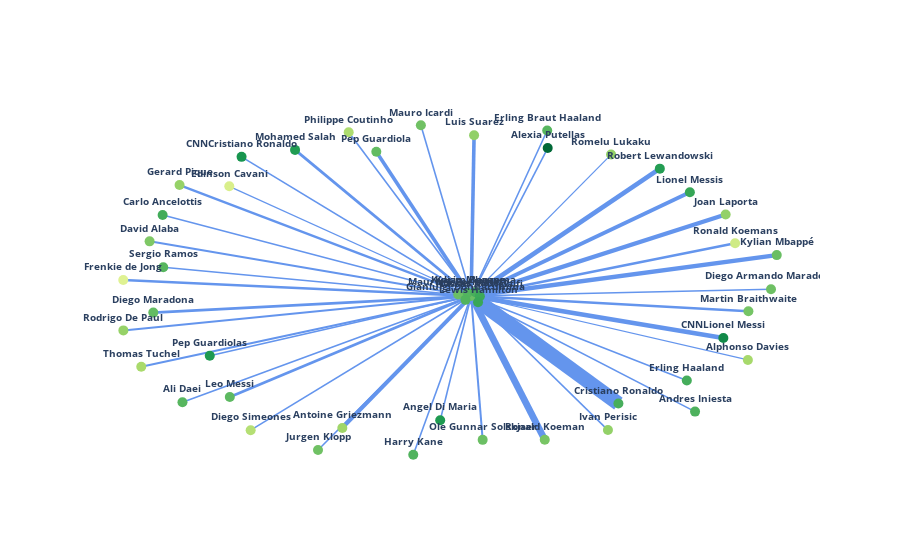

Notebook code for this chart:
### Code cell
def plot_top_related(person_name, df, top_n):
    
    def make_edge(x, y, text, width):
        return go.Scatter(x=x, y=y, line=dict(width=width, color='cornflowerblue'),
                          hoverinfo='text', text=([text]), mode='lines')

    # Filter and sort rows
    related_rows = df[(df['Name1'] == person_name) | (df['Name2'] == person_name)]
    top_related = related_rows.nlargest(top_n, 'Co-mentions')

    # Create graph
    newsmakers = nx.DiGraph()
    for _, row in top_related.iterrows():
        if row['Name1'] == person_name or row['Name2'] == person_name:
            newsmakers.add_edge(row['Name1'], row['Name2'], weight=row['Co-mentions'], sentiment=row['Average Sentiment'])

    # Calculate average sentiment
    sentiment_sum = {node: 0 for node in newsmakers.nodes()}
    sentiment_count = {node: 0 for node in newsmakers.nodes()}
    for (n1, n2, data) in newsmakers.edges(data=True):
        sentiment_sum[n1] += data['sentiment']
        sentiment_sum[n2] += data['sentiment']
        sentiment_count[n1] += 1
        sentiment_count[n2] += 1

    node_sentiment = {node: (sentiment_sum[node] / sentiment_count[node] if sentiment_count[node] > 0 else 0) for node in newsmakers.nodes()}

    # Map sentiment to color
    min_sentiment = min(node_sentiment.values())
    max_sentiment = max(node_sentiment.values())
    
    if min_sentiment > 0:
        min_sentiment = -1 * max_sentiment
    
    norm = mcolors.TwoSlopeNorm(vmin=min_sentiment, vcenter = 0, vmax=max_sentiment)
    node_color = [mcolors.to_hex(plt.cm.RdYlGn(norm(node_sentiment[node]))) for node in newsmakers.nodes()]

    # Position nodes
    pos = nx.spring_layout(newsmakers)

    # Create edge traces
    edge_trace = []
    for edge in newsmakers.edges():
        x0, y0 = pos[edge[0]]
        x1, y1 = pos[edge[1]]
        text = f'{edge[0]} -- {edge[1]}: Co-mentions: {newsmakers.edges()[edge]["weight"]}'
        trace = make_edge([x0, x1, None], [y0, y1, None], text, 0.2 * newsmakers.edges()[edge]['weight']**1)
        edge_trace.append(trace)

    # Create node trace
    node_trace = go.Scatter(x=[], y=[], text=[], textposition="top center", textfont_size=10, mode='markers+text',
                            hoverinfo='none', marker=dict(color=node_color, size=10))

    # Add node positions and labels
    for node, (x, y) in pos.items():
        node_trace['x'] += tuple([x])
        node_trace['y'] += tuple([y])
        node_trace['text'] += tuple(['<b>' + node + '</b>'])
        
    # Create color scale for the colorbar
    cmap = plt.cm.RdYlGn
    color_scale = [mcolors.to_hex(cmap(i)) for i in range(256)]
    color_scale = [color_scale[int(i * 255)] for i in norm([min_sentiment, 0, max_sentiment])]

    # Define layout
    layout = go.Layout(paper_bgcolor='rgba(0,0,0,0)', plot_bgcolor='rgba(0,0,0,0)')

    # Create figure and add traces
    fig = go.Figure(layout=layout)
    for trace in edge_trace:
        fig.add_trace(trace)
    fig.add_trace(node_trace)

    # Update layout settings
    fig.update_layout(showlegend=False, xaxis_showgrid=False, yaxis_showgrid=False, xaxis_zeroline=False, yaxis_zeroline=False)
    fig.update_xaxes(showticklabels=False)
    fig.update_yaxes(showticklabels=False)

    # Show figure
    fig.show()

# Example usage
plot_top_related('Lionel Messi', co_mentions_df_s, top_n=50)

### Figure 1 — Plotly figure (JSON) as saved in the notebook; plotly's stock layout.template omitted (floating-point values rounded to 4 significant figures)
{"data": [{"hoverinfo": "text", "line": {"color": "cornflowerblue", "width": 14.4}, "mode": "lines", "text": ["Lionel Messi -- Cristiano Ronaldo: Co-mentions: 72"], "type": "scatter", "x": [0.08885, 0.5279, null], "y": [-0.03134, -0.6751, null]}, {"hoverinfo": "text", "line": {"color": "cornflowerblue", "width": 4.6}, "mode": "lines", "text": ["Lionel Messi -- CNNLionel Messi: Co-mentions: 23"], "type": "scatter", "x": [0.08885, 0.8408, null], "y": [-0.03134, -0.2821, null]}, {"hoverinfo": "text", "line": {"color": "cornflowerblue", "width": 6.8}, "mode": "lines", "text": ["Lionel Messi -- Ronald Koeman: Co-mentions: 34"], "type": "scatter", "x": [0.08885, 0.3084, null], "y": [-0.03134, -0.8918, null]}, {"hoverinfo": "text", "line": {"color": "cornflowerblue", "width": 4.8}, "mode": "lines", "text": ["Lionel Messi -- Robert Lewandowski: Co-mentions: 24"], "type": "scatter", "x": [0.08885, 0.6514, null], "y": [-0.03134, 0.7314, null]}, {"hoverinfo": "text", "line": {"color": "cornflowerblue", "width": 4.4}, "mode": "lines", "text": ["Lionel Messi -- Kylian Mbappé: Co-mentions: 22"], "type": "scatter", "x": [0.08885, 1, null], "y": [-0.03134, 0.2137, null]}, {"hoverinfo": "text", "line": {"color": "cornflowerblue", "width": 4.4}, "mode": "lines", "text": ["Lionel Messi -- Joan Laporta: Co-mentions: 22"], "type": "scatter", "x": [0.08885, 0.8476, null], "y": [-0.03134, 0.4569, null]}, {"hoverinfo": "text", "line": {"color": "cornflowerblue", "width": 4}, "mode": "lines", "text": ["Lionel Messi -- Antoine Griezmann: Co-mentions: 20"], "type": "scatter", "x": [0.08885, -0.2951, null], "y": [-0.03134, -0.8208, null]}, {"hoverinfo": "text", "line": {"color": "cornflowerblue", "width": 4}, "mode": "lines", "text": ["Lionel Messi -- Lionel Messis: Co-mentions: 20"], "type": "scatter", "x": [0.08885, 0.741, null], "y": [-0.03134, 0.5898, null]}, {"hoverinfo": "text", "line": {"color": "cornflowerblue", "width": 3.6}, "mode": "lines", "text": ["Lionel Messi -- Luis Suarez: Co-mentions: 18"], "type": "scatter", "x": [0.08885, 0.09766, null], "y": [-0.03134, 0.9314, null]}, {"hoverinfo": "text", "line": {"color": "cornflowerblue", "width": 3.6}, "mode": "lines", "text": ["Lionel Messi -- Pep Guardiola: Co-mentions: 18"], "type": "scatter", "x": [0.08885, -0.1938, null], "y": [-0.03134, 0.8323, null]}, {"hoverinfo": "text", "line": {"color": "cornflowerblue", "width": 2.8}, "mode": "lines", "text": ["Lionel Messi -- Mohamed Salah: Co-mentions: 14"], "type": "scatter", "x": [0.08885, -0.4361, null], "y": [-0.03134, 0.8436, null]}, {"hoverinfo": "text", "line": {"color": "cornflowerblue", "width": 2.8}, "mode": "lines", "text": ["Lionel Messi -- Leo Messi: Co-mentions: 14"], "type": "scatter", "x": [0.08885, -0.6307, null], "y": [-0.03134, -0.6359, null]}, {"hoverinfo": "text", "line": {"color": "cornflowerblue", "width": 2.8}, "mode": "lines", "text": ["Lionel Messi -- Diego Maradona: Co-mentions: 14"], "type": "scatter", "x": [0.08885, -0.8587, null], "y": [-0.03134, -0.1304, null]}, {"hoverinfo": "text", "line": {"color": "cornflowerblue", "width": 1.6}, "mode": "lines", "text": ["Lionel Messi -- CNNCristiano Ronaldo: Co-mentions: 8"], "type": "scatter", "x": [0.08885, -0.5956, null], "y": [-0.03134, 0.8019, null]}, {"hoverinfo": "text", "line": {"color": "cornflowerblue", "width": 2.4}, "mode": "lines", "text": ["Lionel Messi -- Gerard Pique: Co-mentions: 12"], "type": "scatter", "x": [0.08885, -0.7804, null], "y": [-0.03134, 0.6334, null]}, {"hoverinfo": "text", "line": {"color": "cornflowerblue", "width": 2.4}, "mode": "lines", "text": ["Lionel Messi -- Ronald Koemans: Co-mentions: 12"], "type": "scatter", "x": [0.08885, 0.8758, null], "y": [-0.03134, 0.2846, null]}, {"hoverinfo": "text", "line": {"color": "cornflowerblue", "width": 2.4}, "mode": "lines", "text": ["Lionel Messi -- Frenkie de Jong: Co-mentions: 12"], "type": "scatter", "x": [0.08885, -0.9483, null], "y": [-0.03134, 0.0645, null]}, {"hoverinfo": "text", "line": {"color": "cornflowerblue", "width": 2.4}, "mode": "lines", "text": ["Lionel Messi -- Martin Braithwaite: Co-mentions: 12"], "type": "scatter", "x": [0.08885, 0.9155, null], "y": [-0.03134, -0.1225, null]}, {"hoverinfo": "text", "line": {"color": "cornflowerblue", "width": 2}, "mode": "lines", "text": ["Lionel Messi -- David Alaba: Co-mentions: 10"], "type": "scatter", "x": [0.08885, -0.8697, null], "y": [-0.03134, 0.296, null]}, {"hoverinfo": "text", "line": {"color": "cornflowerblue", "width": 2}, "mode": "lines", "text": ["Lionel Messi -- Thomas Tuchel: Co-mentions: 10"], "type": "scatter", "x": [0.08885, -0.8946, null], "y": [-0.03134, -0.455, null]}, {"hoverinfo": "text", "line": {"color": "cornflowerblue", "width": 2}, "mode": "lines", "text": ["Lionel Messi -- Ole Gunnar Solskjaer: Co-mentions: 10"], "type": "scatter", "x": [0.08885, 0.1233, null], "y": [-0.03134, -0.8922, null]}, {"hoverinfo": "text", "line": {"color": "cornflowerblue", "width": 2}, "mode": "lines", "text": ["Lionel Messi -- Rodrigo De Paul: Co-mentions: 10"], "type": "scatter", "x": [0.08885, -0.9479, null], "y": [-0.03134, -0.237, null]}, {"hoverinfo": "text", "line": {"color": "cornflowerblue", "width": 1.6}, "mode": "lines", "text": ["Lionel Messi -- Philippe Coutinho: Co-mentions: 8"], "type": "scatter", "x": [0.08885, -0.2762, null], "y": [-0.03134, 0.9492, null]}, {"hoverinfo": "text", "line": {"color": "cornflowerblue", "width": 1.6}, "mode": "lines", "text": ["Lionel Messi -- Ivan Perisic: Co-mentions: 8"], "type": "scatter", "x": [0.08885, 0.4967, null], "y": [-0.03134, -0.8337, null]}, {"hoverinfo": "text", "line": {"color": "cornflowerblue", "width": 1.6}, "mode": "lines", "text": ["Lionel Messi -- Erling Braut Haaland: Co-mentions: 8"], "type": "scatter", "x": [0.08885, 0.3156, null], "y": [-0.03134, 0.9597, null]}, {"hoverinfo": "text", "line": {"color": "cornflowerblue", "width": 1.6}, "mode": "lines", "text": ["Lionel Messi -- Erling Haaland: Co-mentions: 8"], "type": "scatter", "x": [0.08885, 0.7319, null], "y": [-0.03134, -0.5367, null]}, {"hoverinfo": "text", "line": {"color": "cornflowerblue", "width": 1.6}, "mode": "lines", "text": ["Lionel Messi -- Jurgen Klopp: Co-mentions: 8"], "type": "scatter", "x": [0.08885, -0.3676, null], "y": [-0.03134, -0.9534, null]}, {"hoverinfo": "text", "line": {"color": "cornflowerblue", "width": 1.6}, "mode": "lines", "text": ["Lionel Messi -- Pep Guardiolas: Co-mentions: 8"], "type": "scatter", "x": [0.08885, -0.6904, null], "y": [-0.03134, -0.3883, null]}, {"hoverinfo": "text", "line": {"color": "cornflowerblue", "width": 1.6}, "mode": "lines", "text": ["Lionel Messi -- Andres Iniesta: Co-mentions: 8"], "type": "scatter", "x": [0.08885, 0.7564, null], "y": [-0.03134, -0.7231, null]}, {"hoverinfo": "text", "line": {"color": "cornflowerblue", "width": 1.6}, "mode": "lines", "text": ["Lionel Messi -- Angel Di Maria: Co-mentions: 8"], "type": "scatter", "x": [0.08885, -0.003338, null], "y": [-0.03134, -0.7745, null]}, {"hoverinfo": "text", "line": {"color": "cornflowerblue", "width": 1.6}, "mode": "lines", "text": ["Lionel Messi -- Diego Simeones: Co-mentions: 8"], "type": "scatter", "x": [0.08885, -0.5685, null], "y": [-0.03134, -0.8343, null]}, {"hoverinfo": "text", "line": {"color": "cornflowerblue", "width": 1.6}, "mode": "lines", "text": ["Lionel Messi -- Diego Armando Maradona: Co-mentions: 8"], "type": "scatter", "x": [0.08885, 0.9828, null], "y": [-0.03134, 0.009621, null]}, {"hoverinfo": "text", "line": {"color": "cornflowerblue", "width": 1.6}, "mode": "lines", "text": ["Lionel Messi -- Harry Kane: Co-mentions: 8"], "type": "scatter", "x": [0.08885, -0.0837, null], "y": [-0.03134, -0.9815, null]}, {"hoverinfo": "text", "line": {"color": "cornflowerblue", "width": 1.6}, "mode": "lines", "text": ["Lionel Messi -- Ali Daei: Co-mentions: 8"], "type": "scatter", "x": [0.08885, -0.7717, null], "y": [-0.03134, -0.6669, null]}, {"hoverinfo": "text", "line": {"color": "cornflowerblue", "width": 1.6}, "mode": "lines", "text": ["Lionel Messi -- Mauro Icardi: Co-mentions: 8"], "type": "scatter", "x": [0.08885, -0.061, null], "y": [-0.03134, 0.9911, null]}, {"hoverinfo": "text", "line": {"color": "cornflowerblue", "width": 1.6}, "mode": "lines", "text": ["Lionel Messi -- Sergio Ramos: Co-mentions: 8"], "type": "scatter", "x": [0.08885, -0.829, null], "y": [-0.03134, 0.1411, null]}, {"hoverinfo": "text", "line": {"color": "cornflowerblue", "width": 1.6}, "mode": "lines", "text": ["Lionel Messi -- Carlo Ancelottis: Co-mentions: 8"], "type": "scatter", "x": [0.08885, -0.8309, null], "y": [-0.03134, 0.4533, null]}, {"hoverinfo": "text", "line": {"color": "cornflowerblue", "width": 1.6}, "mode": "lines", "text": ["Lionel Messi -- Alexia Putellas: Co-mentions: 8"], "type": "scatter", "x": [0.08885, 0.3171, null], "y": [-0.03134, 0.8549, null]}, {"hoverinfo": "text", "line": {"color": "cornflowerblue", "width": 1.2}, "mode": "lines", "text": ["Lionel Messi -- Edinson Cavani: Co-mentions: 6"], "type": "scatter", "x": [0.08885, -0.6321, null], "y": [-0.03134, 0.6255, null]}, {"hoverinfo": "text", "line": {"color": "cornflowerblue", "width": 1.2}, "mode": "lines", "text": ["Lionel Messi -- Alphonso Davies: Co-mentions: 6"], "type": "scatter", "x": [0.08885, 0.9139, null], "y": [-0.03134, -0.4139, null]}, {"hoverinfo": "text", "line": {"color": "cornflowerblue", "width": 1.2}, "mode": "lines", "text": ["Lionel Messi -- Romelu Lukaku: Co-mentions: 6"], "type": "scatter", "x": [0.08885, 0.506, null], "y": [-0.03134, 0.8157, null]}, {"hoverinfo": "text", "line": {"color": "cornflowerblue", "width": 1.6}, "mode": "lines", "text": ["Mauricio Pochettino -- Lionel Messi: Co-mentions: 8"], "type": "scatter", "x": [0.05043, 0.08885, null], "y": [-0.02254, -0.03134, null]}, {"hoverinfo": "text", "line": {"color": "cornflowerblue", "width": 5.6}, "mode": "lines", "text": ["Kylian Mbappe -- Lionel Messi: Co-mentions: 28"], "type": "scatter", "x": [0.07826, 0.08885, null], "y": [-0.01189, -0.03134, null]}, {"hoverinfo": "text", "line": {"color": "cornflowerblue", "width": 4.4}, "mode": "lines", "text": ["Karim Benzema -- Lionel Messi: Co-mentions: 22"], "type": "scatter", "x": [0.1019, 0.08885, null], "y": [-0.009128, -0.03134, null]}, {"hoverinfo": "text", "line": {"color": "cornflowerblue", "width": 3.6}, "mode": "lines", "text": ["Nasser AlKhelaifi -- Lionel Messi: Co-mentions: 18"], "type": "scatter", "x": [0.1149, 0.08885, null], "y": [-0.03292, -0.03134, null]}, {"hoverinfo": "text", "line": {"color": "cornflowerblue", "width": 2.4}, "mode": "lines", "text": ["Gianluigi Donnarumma -- Lionel Messi: Co-mentions: 12"], "type": "scatter", "x": [0.07193, 0.08885, null], "y": [-0.05416, -0.03134, null]}, {"hoverinfo": "text", "line": {"color": "cornflowerblue", "width": 1.2}, "mode": "lines", "text": ["Lewis Hamilton -- Lionel Messi: Co-mentions: 6"], "type": "scatter", "x": [0.1094, 0.08885, null], "y": [-0.06858, -0.03134, null]}, {"hoverinfo": "none", "marker": {"color": ["#6bbf64", "#48ae5c", "#128a49", "#78c565", "#6bbf64", "#54b45f", "#249d53", "#48ae5c", "#69be63", "#93d168", "#a0d669", "#36a657", "#3ca959", "#91d068", "#63bc62", "#219c52", "#5db961", "#63bc62", "#18954f", "#51b35e", "#96d268", "#cfeb85", "#dff293", "#75c465", "#7fc866", "#a9da6c", "#6bbf64", "#96d268", "#addc6f", "#93d168", "#57b65f", "#45ad5b", "#70c164", "#1e9a51", "#4eb15d", "#1e9a51", "#b5df74", "#6ec064", "#51b35e", "#57b65f", "#70c164", "#57b65f", "#42ac5a", "#006837", "#39a758", "#d9ef8b", "#a7d96b", "#93d168"], "size": 10}, "mode": "markers+text", "text": ["<b>Lionel Messi</b>", "<b>Cristiano Ronaldo</b>", "<b>CNNLionel Messi</b>", "<b>Ronald Koeman</b>", "<b>Mauricio Pochettino</b>", "<b>Kylian Mbappe</b>", "<b>Robert Lewandowski</b>", "<b>Karim Benzema</b>", "<b>Kylian Mbappé</b>", "<b>Joan Laporta</b>", "<b>Antoine Griezmann</b>", "<b>Lionel Messis</b>", "<b>Nasser AlKhelaifi</b>", "<b>Luis Suarez</b>", "<b>Pep Guardiola</b>", "<b>Mohamed Salah</b>", "<b>Leo Messi</b>", "<b>Diego Maradona</b>", "<b>CNNCristiano Ronaldo</b>", "<b>Gianluigi Donnarumma</b>", "<b>Gerard Pique</b>", "<b>Ronald Koemans</b>", "<b>Frenkie de Jong</b>", "<b>Martin Braithwaite</b>", "<b>David Alaba</b>", "<b>Thomas Tuchel</b>", "<b>Ole Gunnar Solskjaer</b>", "<b>Rodrigo De Paul</b>", "<b>Philippe Coutinho</b>", "<b>Ivan Perisic</b>", "<b>Erling Braut Haaland</b>", "<b>Erling Haaland</b>", "<b>Jurgen Klopp</b>", "<b>Pep Guardiolas</b>", "<b>Andres Iniesta</b>", "<b>Angel Di Maria</b>", "<b>Diego Simeones</b>", "<b>Diego Armando Maradona</b>", "<b>Harry Kane</b>", "<b>Ali Daei</b>", "<b>Mauro Icardi</b>", "<b>Sergio Ramos</b>", "<b>Carlo Ancelottis</b>", "<b>Alexia Putellas</b>", "<b>Lewis Hamilton</b>", "<b>Edinson Cavani</b>", "<b>Alphonso Davies</b>", "<b>Romelu Lukaku</b>"], "textfont": {"size": 10}, "textposition": "top center", "type": "scatter", "x": [0.08885, 0.5279, 0.8408, 0.3084, 0.05043, 0.07826, 0.6514, 0.1019, 1, 0.8476, -0.2951, 0.741, 0.1149, 0.09766, -0.1938, -0.4361, -0.6307, -0.8587, -0.5956, 0.07193, -0.7804, 0.8758, -0.9483, 0.9155, -0.8697, -0.8946, 0.1233, -0.9479, -0.2762, 0.4967, 0.3156, 0.7319, -0.3676, -0.6904, 0.7564, -0.003338, -0.5685, 0.9828, -0.0837, -0.7717, -0.061, -0.829, -0.8309, 0.3171, 0.1094, -0.6321, 0.9139, 0.506], "y": [-0.03134, -0.6751, -0.2821, -0.8918, -0.02254, -0.01189, 0.7314, -0.009128, 0.2137, 0.4569, -0.8208, 0.5898, -0.03292, 0.9314, 0.8323, 0.8436, -0.6359, -0.1304, 0.8019, -0.05416, 0.6334, 0.2846, 0.0645, -0.1225, 0.296, -0.455, -0.8922, -0.237, 0.9492, -0.8337, 0.9597, -0.5367, -0.9534, -0.3883, -0.7231, -0.7745, -0.8343, 0.009621, -0.9815, -0.6669, 0.9911, 0.1411, 0.4533, 0.8549, -0.06858, 0.6255, -0.4139, 0.8157]}], "layout": {"paper_bgcolor": "rgba(0,0,0,0)", "plot_bgcolor": "rgba(0,0,0,0)", "showlegend": false, "xaxis": {"showgrid": false, "showticklabels": false, "zeroline": false}, "yaxis": {"showgrid": false, "showticklabels": false, "zeroline": false}}}
